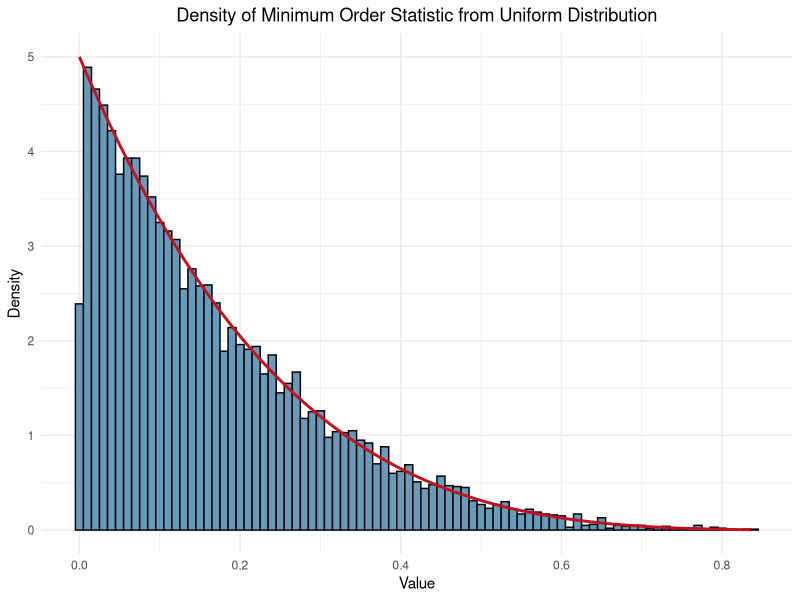
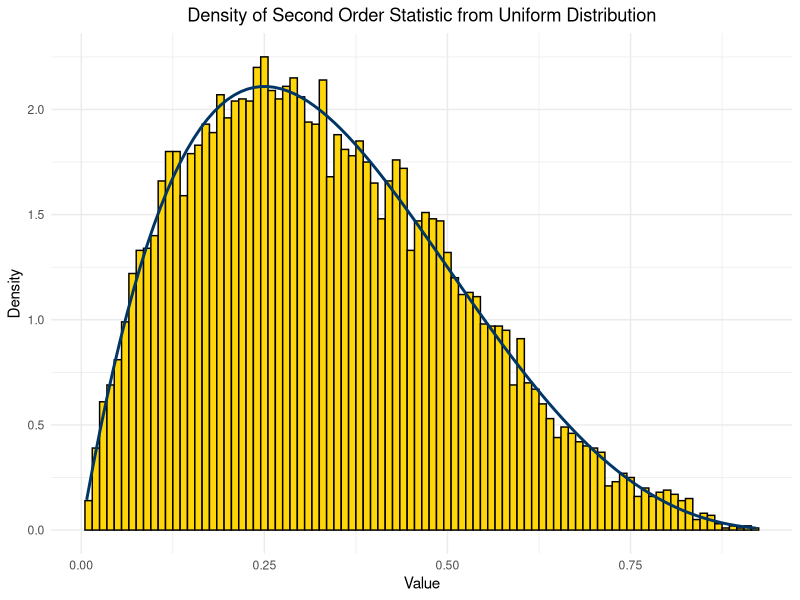
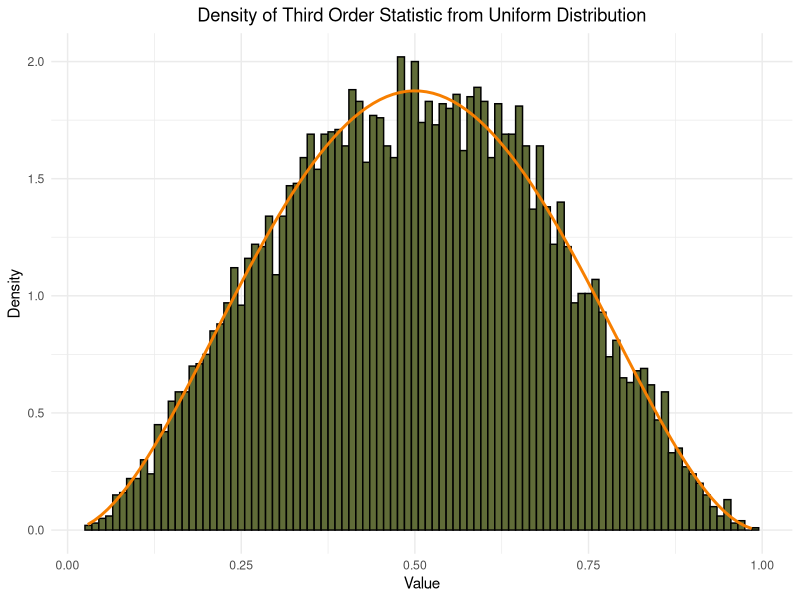
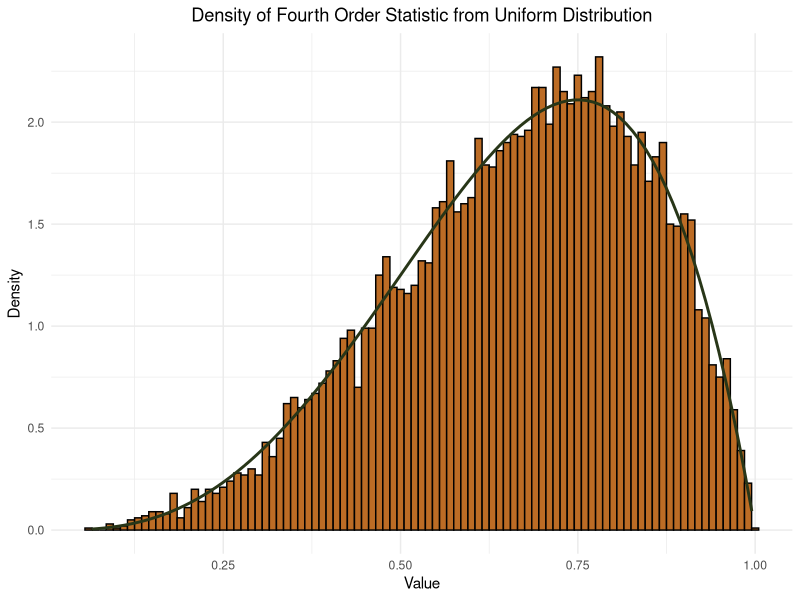
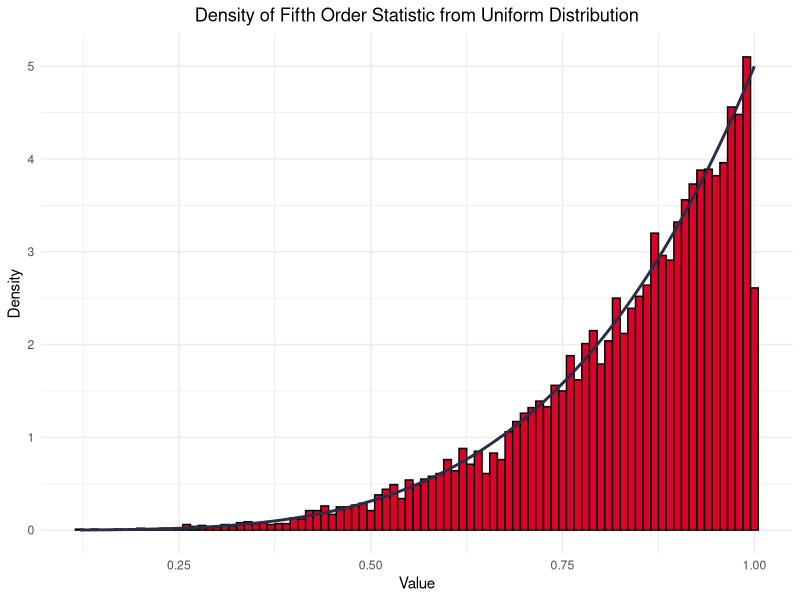
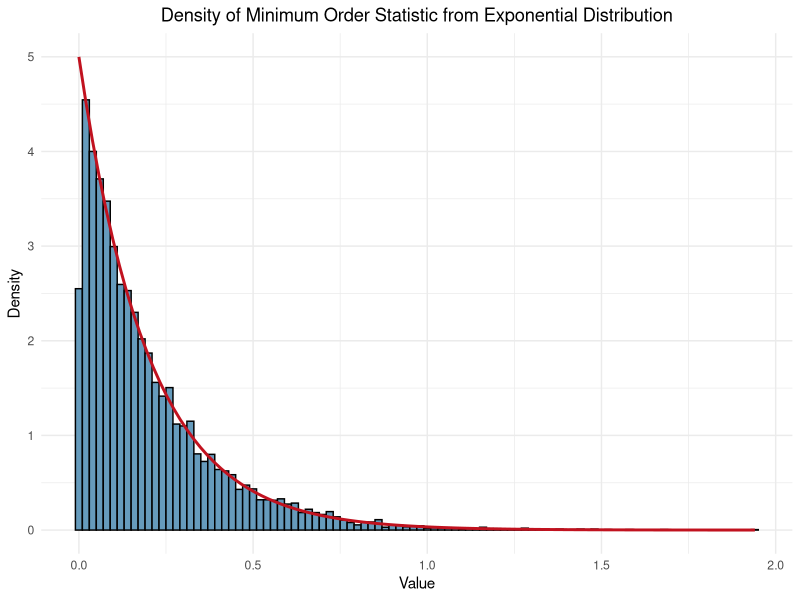
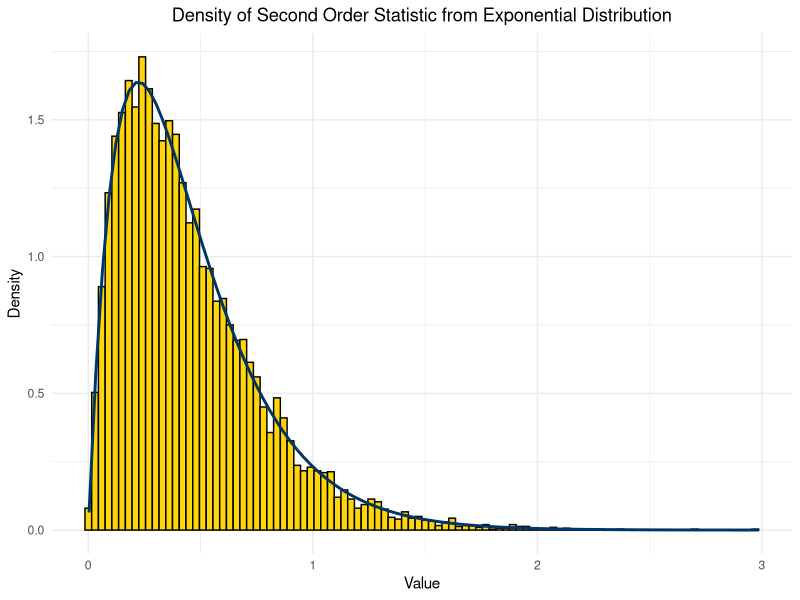
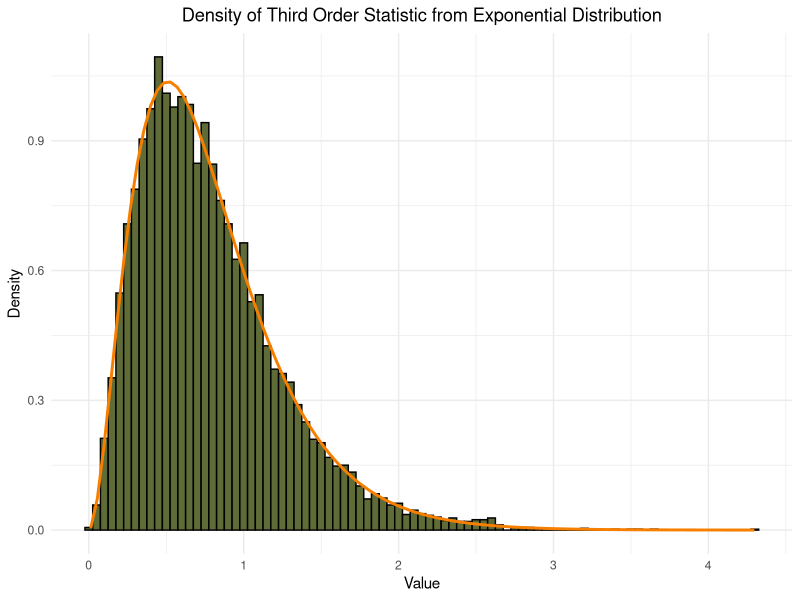

Recreate these plots in R, in order.
## ---- chunk 1
knitr::opts_chunk$set(echo = TRUE)
library(ggplot2)
library(dplyr)
## ---- chunk 2
# Simulate samples from uniform distribution
set.seed(1)
n_samples <- 10000
samples <- matrix(runif(n_samples * 5), ncol = 5)

# Calculate the minimum order statistic
min_vals <- apply(samples, 1, min)
data_min <- data.frame(value = min_vals)

# Plot
ggplot(data_min, aes(x = value)) +
  geom_histogram(aes(y = after_stat(density)), binwidth = 0.01, fill = "#669BBC", color = "black") +
  stat_function(fun = function(x) { dbeta(x, 1, 5) }, color = "#C1121F", linewidth = 1) +
  labs(title = "Density of Minimum Order Statistic from Uniform Distribution",
       x = "Value",
       y = "Density") +
  theme_minimal() +
  theme(plot.title = element_text(hjust = 0.5))
## ---- chunk 3
# Simulate samples from uniform distribution
set.seed(1)
n_samples <- 10000
samples <- matrix(runif(n_samples * 5), ncol = 5)

# Calculate the second order statistic
sec_vals <- apply(samples, 1, function(x) sort(x)[2])
data_sec <- data.frame(value = sec_vals)

# Plot
ggplot(data_sec, aes(x = value)) +
  geom_histogram(aes(y = after_stat(density)), binwidth = 0.01, fill = "#FFD60A", color = "black") +
  stat_function(fun = function(x) { dbeta(x, 2, 4) }, color = "#003566", linewidth = 1) +
  labs(title = "Density of Second Order Statistic from Uniform Distribution",
       x = "Value",
       y = "Density") +
  theme_minimal() +
  theme(plot.title = element_text(hjust = 0.5))
## ---- chunk 4
# Simulate samples from uniform distribution
set.seed(1)
n_samples <- 10000
samples <- matrix(runif(n_samples * 5), ncol = 5)

# Calculate the third order statistic
third_vals <- apply(samples, 1, function(x) sort(x)[3])
data_third <- data.frame(value = third_vals)

# Plot
ggplot(data_third, aes(x = value)) +
  geom_histogram(aes(y = after_stat(density)), binwidth = 0.01, fill = "#606C38", color = "black") +
  stat_function(fun = function(x) { dbeta(x, 3, 3) }, color = "#F77F00", linewidth = 1) +
  labs(title = "Density of Third Order Statistic from Uniform Distribution",
       x = "Value",
       y = "Density") +
  theme_minimal() +
  theme(plot.title = element_text(hjust = 0.5))
## ---- chunk 5
# Simulate samples from uniform distribution
set.seed(1)
n_samples <- 10000
samples <- matrix(runif(n_samples * 5), ncol = 5)

# Calculate the fourth order statistic
fourth_vals <- apply(samples, 1, function(x) sort(x)[4])
data_fourth <- data.frame(value = fourth_vals)

# Plot
ggplot(data_fourth, aes(x = value)) +
  geom_histogram(aes(y = after_stat(density)), binwidth = 0.01, fill = "#BC6C25", color = "black") +
  stat_function(fun = function(x) { dbeta(x, 4, 2) }, color = "#283618", linewidth = 1) +
  labs(title = "Density of Fourth Order Statistic from Uniform Distribution",
       x = "Value",
       y = "Density") +
  theme_minimal() +
  theme(plot.title = element_text(hjust = 0.5))
## ---- chunk 6
# Simulate samples from uniform distribution
set.seed(1)
n_samples <- 10000
samples <- matrix(runif(n_samples * 5), ncol = 5)

# Calculate the fifth order statistic
fifth_vals <- apply(samples, 1, function(x) sort(x)[5])
data_fifth <- data.frame(value = fifth_vals)

# Plot
ggplot(data_fifth, aes(x = value)) +
  geom_histogram(aes(y = after_stat(density)), binwidth = 0.01, fill = "#D90429", color = "black") +
  stat_function(fun = function(x) { dbeta(x, 5, 1) }, color = "#2B2D42", linewidth = 1) +
  labs(title = "Density of Fifth Order Statistic from Uniform Distribution",
       x = "Value",
       y = "Density") +
  theme_minimal() +
  theme(plot.title = element_text(hjust = 0.5))
## ---- chunk 7
# Simulate samples from exponential distribution
set.seed(1)
n_samples <- 10000
samples <- matrix(rexp(n_samples * 5), ncol = 5)

# Calculate the minimum order statistic
min_vals <- apply(samples, 1, min)
data_min <- data.frame(value = min_vals)

# Theoretical density
theoretical_density <- function(x) { 5 * exp(-5 * x) }

# Plot
ggplot(data_min, aes(x = value)) +
  geom_histogram(aes(y = after_stat(density)), binwidth = 0.02, fill = "#669BBC", color = "black") +
  stat_function(fun = theoretical_density, color = "#C1121F", linewidth = 1) +
  labs(title = "Density of Minimum Order Statistic from Exponential Distribution",
       x = "Value",
       y = "Density") +
  theme_minimal() +
  theme(plot.title = element_text(hjust = 0.5))
## ---- chunk 8
# Simulate samples from exponential distribution
set.seed(1)
n_samples <- 10000
samples <- matrix(rexp(n_samples * 5), ncol = 5)

# Calculate the second order statistic
sec_vals <- apply(samples, 1, function(x) sort(x)[2])
data_sec <- data.frame(value = sec_vals)

# Theoretical density
theoretical_density <- function(x) { 20 * exp(-4 * x) * (1 - exp(-x)) }

# Plot
ggplot(data_sec, aes(x = value)) +
  geom_histogram(aes(y = after_stat(density)), binwidth = 0.03, fill = "#FFD60A", color = "black") +
  stat_function(fun = theoretical_density, color = "#003566", linewidth = 1) +
  labs(title = "Density of Second Order Statistic from Exponential Distribution",
       x = "Value",
       y = "Density") +
  theme_minimal() +
  theme(plot.title = element_text(hjust = 0.5))
## ---- chunk 9
# Simulate samples from exponential distribution
set.seed(1)
n_samples <- 10000
samples <- matrix(rexp(n_samples * 5), ncol = 5)

# Calculate the third order statistic
third_vals <- apply(samples, 1, function(x) sort(x)[3])
data_third <- data.frame(value = third_vals)

# Theoretical density
theoretical_density <- function(x) { 30 * exp(-3 * x) * (1 - exp(-x))^2 }

# Plot
ggplot(data_third, aes(x = value)) +
  geom_histogram(aes(y = after_stat(density)), binwidth = 0.05, fill = "#606C38", color = "black") +
  stat_function(fun = theoretical_density, color = "#F77F00", linewidth = 1) +
  labs(title = "Density of Third Order Statistic from Exponential Distribution",
       x = "Value",
       y = "Density") +
  theme_minimal() +
  theme(plot.title = element_text(hjust = 0.5))
## ---- chunk 10
# Simulate samples from exponential distribution
set.seed(1)
n_samples <- 10000
samples <- matrix(rexp(n_samples * 5), ncol = 5)

# Calculate the fourth order statistic
fourth_vals <- apply(samples, 1, function(x) sort(x)[4])
data_fourth <- data.frame(value = fourth_vals)

# Theoretical density
theoretical_density <- function(x) { 20 * exp(-2 * x) * (1 - exp(-x))^3 }

# Plot
ggplot(data_fourth, aes(x = value)) +
  geom_histogram(aes(y = after_stat(density)), binwidth = 0.07, fill = "#BC6C25", color = "black") +
  stat_function(fun = theoretical_density, color = "#283618", linewidth = 1) +
  labs(title = "Density of Fourth Order Statistic from Exponential Distribution",
       x = "Value",
       y = "Density") +
  theme_minimal() +
  theme(plot.title = element_text(hjust = 0.5))
## ---- chunk 11
# Simulate samples from exponential distribution
set.seed(1)
n_samples <- 10000
samples <- matrix(rexp(n_samples * 5), ncol = 5)

# Calculate the fifth order statistic
fifth_vals <- apply(samples, 1, function(x) sort(x)[5])
data_fifth <- data.frame(value = fifth_vals)

# Theoretical density
theoretical_density <- function(x) { 5 * exp(-x) * (1 - exp(-x))^4 }

# Plot
ggplot(data_fifth, aes(x = value)) +
  geom_histogram(aes(y = after_stat(density)), binwidth = 0.12, fill = "#D90429", color = "black") +
  stat_function(fun = theoretical_density, color = "#2B2D42", linewidth = 1) +
  labs(title = "Density of Fifth Order Statistic from Exponential Distribution",
       x = "Value",
       y = "Density") +
  theme_minimal() +
  theme(plot.title = element_text(hjust = 0.5))
## ---- chunk 12
# Simulate samples from standard normal distribution
set.seed(1)
n_samples <- 10000
samples <- matrix(rnorm(n_samples * 5), ncol = 5)

# Calculate the minimum order statistic
min_vals <- apply(samples, 1, min)
data_min <- data.frame(value = min_vals)

# Theoretical density
theoretical_density <- function(x) {5 * (1 - pnorm(x))^4 * dnorm(x)}

# Plot
ggplot(data_min, aes(x = value)) +
  geom_histogram(aes(y = after_stat(density)), binwidth = 0.07, fill = "#669BBC", color = "black") +
  stat_function(fun = theoretical_density, color = "#C1121F", linewidth = 1) +
  labs(title = "Density of Minimum Order Statistic from Standard Normal Distribution",
       x = "Value",
       y = "Density") +
  theme_minimal() +
  theme(plot.title = element_text(hjust = 0.5))
## ---- chunk 13
# Simulate samples from standard normal distribution
set.seed(1)
n_samples <- 10000
samples <- matrix(rnorm(n_samples * 5), ncol = 5)

# Calculate the second order statistic
sec_vals <- apply(samples, 1, function(x) sort(x)[2])
data_sec <- data.frame(value = sec_vals)

# Theoretical density
theoretical_density <- function(x) {20 * pnorm(x) * (1 - pnorm(x))^3 * dnorm(x)}

# Plot
ggplot(data_sec, aes(x = value)) +
  geom_histogram(aes(y = after_stat(density)), binwidth = 0.07, fill = "#FFD60A", color = "black") +
  stat_function(fun = theoretical_density, color = "#003566", linewidth = 1) +
  labs(title = "Density of Second Order Statistic from Standard Normal Distribution",
       x = "Value",
       y = "Density") +
  theme_minimal() +
  theme(plot.title = element_text(hjust = 0.5))
## ---- chunk 14
# Simulate samples from standard normal distribution
set.seed(1)
n_samples <- 10000
samples <- matrix(rnorm(n_samples * 5), ncol = 5)

# Calculate the third order statistic
third_vals <- apply(samples, 1, function(x) sort(x)[3])
data_third <- data.frame(value = third_vals)

# Theoretical density
theoretical_density <- function(x) {30 * pnorm(x)^2 * (1 - pnorm(x))^2 * dnorm(x)}

# Plot
ggplot(data_third, aes(x = value)) +
  geom_histogram(aes(y = after_stat(density)), binwidth = 0.07, fill = "#606C38", color = "black") +
  stat_function(fun = theoretical_density, color = "#F77F00", linewidth = 1) +
  labs(title = "Density of Third Order Statistic from Standard Normal Distribution",
       x = "Value",
       y = "Density") +
  theme_minimal() +
  theme(plot.title = element_text(hjust = 0.5))
## ---- chunk 15
# Simulate samples from standard normal distribution
set.seed(1)
n_samples <- 10000
samples <- matrix(rnorm(n_samples * 5), ncol = 5)

# Calculate the fourth order statistic
fourth_vals <- apply(samples, 1, function(x) sort(x)[4])
data_fourth <- data.frame(value = fourth_vals)

# Theoretical density
theoretical_density <- function(x) {20 * pnorm(x)^3 * (1 - pnorm(x)) * dnorm(x)}

# Plot
ggplot(data_fourth, aes(x = value)) +
  geom_histogram(aes(y = after_stat(density)), binwidth = 0.07, fill = "#BC6C25", color = "black") +
  stat_function(fun = theoretical_density, color = "#283618", linewidth = 1) +
  labs(title = "Density of Fourth Order Statistic from Standard Normal Distribution",
       x = "Value",
       y = "Density") +
  theme_minimal() +
  theme(plot.title = element_text(hjust = 0.5))
## ---- chunk 16
# Simulate samples from standard normal distribution
set.seed(1)
n_samples <- 10000
samples <- matrix(rnorm(n_samples * 5), ncol = 5)

# Calculate the fifth order statistic
fifth_vals <- apply(samples, 1, function(x) sort(x)[5])
data_fifth <- data.frame(value = fifth_vals)

# Theoretical density
theoretical_density <- function(x) {5 * pnorm(x)^4 * dnorm(x)}

# Plot
ggplot(data_fifth, aes(x = value)) +
  geom_histogram(aes(y = after_stat(density)), binwidth = 0.07, fill = "#D90429", color = "black") +
  stat_function(fun = theoretical_density, color = "#2B2D42", linewidth = 1) +
  labs(title = "Density of Fifth Order Statistic from Standard Normal Distribution",
       x = "Value",
       y = "Density") +
  theme_minimal() +
  theme(plot.title = element_text(hjust = 0.5))
## ---- chunk 17
rotation_time <- read.csv("rot35.txt", header = FALSE)
head(rotation_time)
glimpse(rotation_time)
## ---- chunk 18
# Create a list where each element is a vector of numbers
split_data <- strsplit(as.character(rotation_time$V1), " ")
# Convert the list into a numeric vector
rotation_time <- as.numeric(unlist(split_data))
## ---- chunk 19
# Circumference distance
radius <- 1320 + 100
circumference <- 2 * pi * radius

# Calculate speed for each rotation time
speed <- circumference / rotation_time
## ---- chunk 20
cat("Rotation Speed (feet per hour): \n", speed)
## ---- chunk 21
# Calculate mean and standard deviation of speed
mean_speed <- mean(speed)
std_speed <- sd(speed)
## ---- chunk 22
cat("Average Speed: ", mean_speed, "feet per hour\n")
cat("Standard Deviation of Speed: ", std_speed, "feet per hour\n")
## ---- chunk 23
# Sample size
n <- length(speed)

# Calculate the t-score for a 90% confidence interval
t_score <- qt((1 + 0.90) / 2, df=n-1)
## ---- chunk 24
# Calculate margin of error
margin_of_error <- t_score * (std_speed / sqrt(n))

# Calculate the 90% confidence interval for speed
ci_lower_speed <- mean_speed - margin_of_error
ci_upper_speed <- mean_speed + margin_of_error

# Output the results
cat("Average Speed: ", mean_speed, "feet per hour\n")
cat("90% Confidence Interval: [", ci_lower_speed, ",", ci_upper_speed, "] feet per hour\n")
